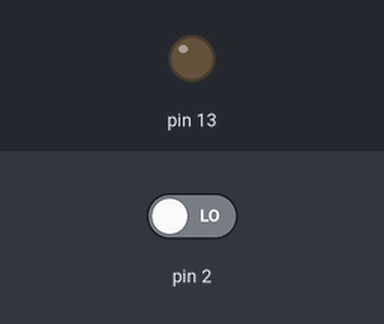
Bench run of a sketch on a simulated Arduino Uno, built with avr-gcc and run on an emulated ATmega328P. Shown: output pins drawn as LEDs (lit = HIGH). The test bench sets the inputs (shaded band); at power-on: pin 2 LOW.

Above: at 1.2 s.
1.3 s: pin 2 driven HIGH
At 2.0 s:
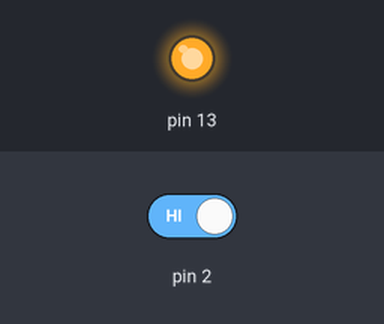
2.8 s: pin 2 driven LOW
At 6.0 s:
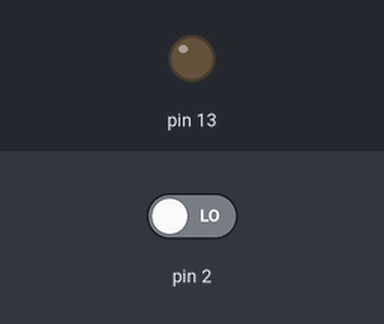
Timing chart, 0 to 11.8 s (numbered marks = the images above; inputs shaded):
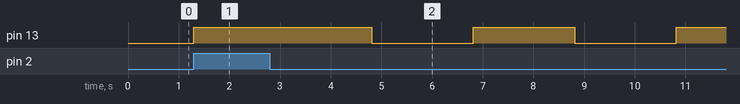

Measured:
- after the input at 1.3 s, pin 13: LOW → HIGH at once
- after the input at 2.8 s, pin 13: alternates HIGH for 2.0 s and LOW for 2.0 s, starting after 2.0 s

The sketch:

FSM_best_practice.ino
```cpp
  enum State {
  A, B, C, D, E
};

uint64_t startMillis;
State currentState = A;
State futureState = A;

bool timeout(uint64_t duration){
  return ((millis() - startMillis) > duration);
}

void setup() {
  pinMode(13, OUTPUT);
  pinMode(2, INPUT);
  Serial.begin(9600);
}

void loop() {
  uint8_t input;
  uint8_t inputFSM;

  // reading input
  input=digitalRead(2);

  //Serial.println(input);

  // converting input in input symbol for FSM
  if(input == HIGH){
    inputFSM = 1;
  }else{
    inputFSM = 0;
  }


  // changing states
  futureState = currentState; // we saying that the default behaviour is the loop, so we can write only the changes of state
  if((currentState == A) && (inputFSM == 1)){
    futureState = B;
  }
  if((currentState == B) && (inputFSM == 0)){
    futureState = C;
  }
  if((currentState == C) && (inputFSM == 1)){
    futureState = E;
  }
  if((currentState == C) && (timeout(2000))){
    futureState = D;
  }
  if((currentState == D) && (timeout(2000))){
    futureState = C;
  }
  if((currentState == D) && (inputFSM == 1)){
    futureState = E;
  }
  if((currentState == E) && (inputFSM == 0)){
    futureState = A;
  }

  /*
  some kind of on-exit actions
  */

  //on-entry action
  if(currentState != futureState){
    if(futureState == C || futureState == D){
      startMillis = millis();
    }
  }

  currentState = futureState;
  //Serial.println(currentState);
  if(currentState == A){
    digitalWrite(13, LOW);
  }
  if(currentState == B){
    digitalWrite(13, HIGH);
  }
  if(currentState == C){
    digitalWrite(13, HIGH);
  }
  if(currentState == D){
    digitalWrite(13, LOW);
  }
  if(currentState == E){
    digitalWrite(13, LOW);
  }
  delay(20);
}
```
